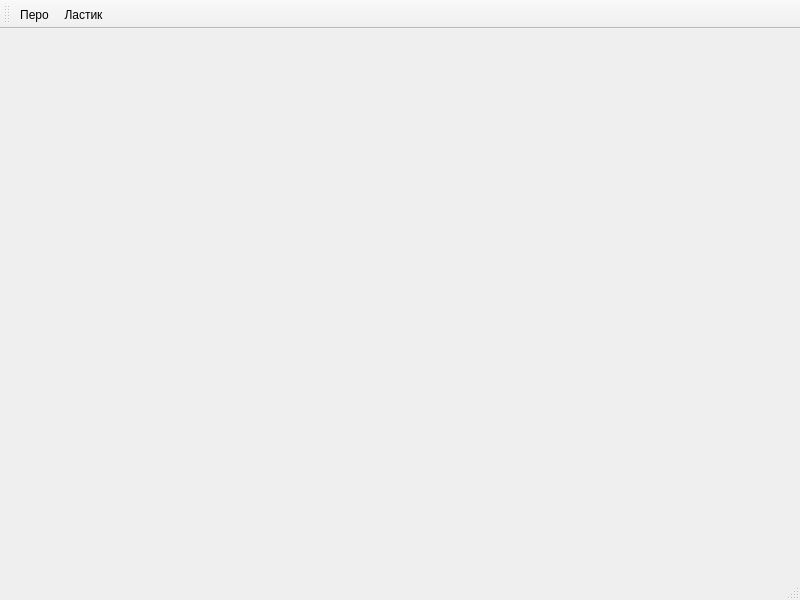
<?xml version="1.0" encoding="UTF-8"?>
<ui version="4.0">
 <class>GraphicEdit</class>
 <widget class="QMainWindow" name="GraphicEdit">
  <property name="geometry">
   <rect>
    <x>0</x>
    <y>0</y>
    <width>800</width>
    <height>600</height>
   </rect>
  </property>
  <property name="windowTitle">
   <string>MainWindow</string>
  </property>
  <widget class="QWidget" name="centralwidget"/>
  <widget class="QMenuBar" name="menubar">
   <property name="geometry">
    <rect>
     <x>0</x>
     <y>0</y>
     <width>800</width>
     <height>25</height>
    </rect>
   </property>
  </widget>
  <widget class="QStatusBar" name="statusbar"/>
  <widget class="QToolBar" name="toolBar">
   <property name="windowTitle">
    <string>toolBar</string>
   </property>
   <attribute name="toolBarArea">
    <enum>TopToolBarArea</enum>
   </attribute>
   <attribute name="toolBarBreak">
    <bool>false</bool>
   </attribute>
   <addaction name="Feather"/>
   <addaction name="Eraser"/>
  </widget>
  <action name="Feather">
   <property name="icon">
    <iconset resource="../resources.qrc">
     <normaloff>:/icons/icons/feather_icon.png</normaloff>:/icons/icons/feather_icon.png</iconset>
   </property>
   <property name="text">
    <string>Перо</string>
   </property>
   <property name="toolTip">
    <string>Перо</string>
   </property>
   <property name="menuRole">
    <enum>QAction::MenuRole::NoRole</enum>
   </property>
  </action>
  <action name="Eraser">
   <property name="icon">
    <iconset resource="../resources.qrc">
     <normaloff>:/icons/icons/eraser_icon.png</normaloff>:/icons/icons/eraser_icon.png</iconset>
   </property>
   <property name="text">
    <string>Ластик</string>
   </property>
   <property name="toolTip">
    <string>Ластик</string>
   </property>
   <property name="menuRole">
    <enum>QAction::MenuRole::NoRole</enum>
   </property>
  </action>
 </widget>
 <resources>
  <include location="../resources.qrc"/>
 </resources>
 <connections/>
</ui>
